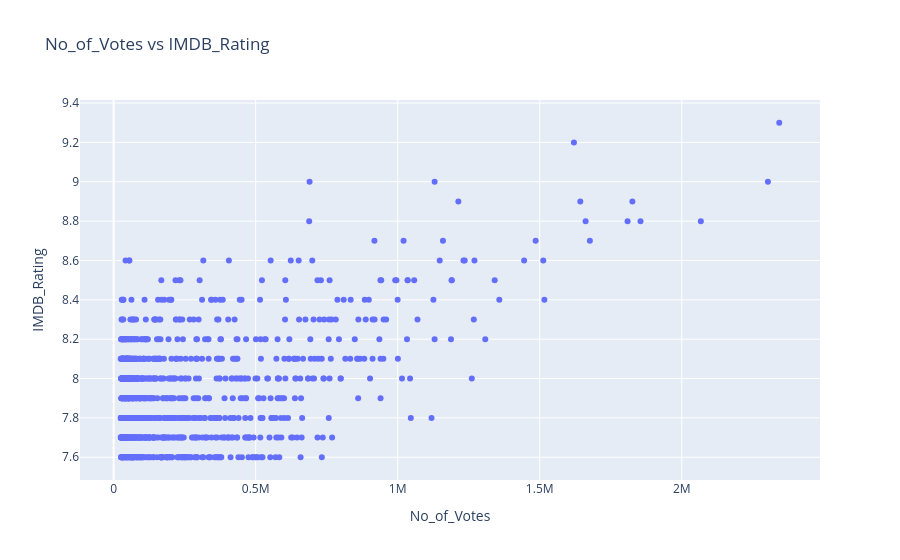

Notebook code cell kept with this figure:
### Code cell
fig = px.scatter(imdb, x="No_of_Votes", y="IMDB_Rating", title="No_of_Votes vs IMDB_Rating")
fig.show()

### Figure 1 — Plotly figure (JSON) as saved in the notebook; plotly's stock layout.template omitted (floating-point values rounded to 4 significant figures; data arrays with more than 128 entries replaced by an {"elided": "..."} marker saying what was removed)
{"data": [{"hovertemplate": "No_of_Votes=%{x}<br>IMDB_Rating=%{y}<extra></extra>", "legendgroup": "", "marker": {"color": "#636efa", "symbol": "circle"}, "mode": "markers", "name": "", "orientation": "v", "showlegend": false, "type": "scatter", "x": {"elided": "1000 int values"}, "xaxis": "x", "y": {"elided": "1000 float values"}, "yaxis": "y"}], "layout": {"legend": {"tracegroupgap": 0}, "title": {"text": "No_of_Votes vs IMDB_Rating"}, "xaxis": {"anchor": "y", "domain": [0, 1], "title": {"text": "No_of_Votes"}}, "yaxis": {"anchor": "x", "domain": [0, 1], "title": {"text": "IMDB_Rating"}}}}
